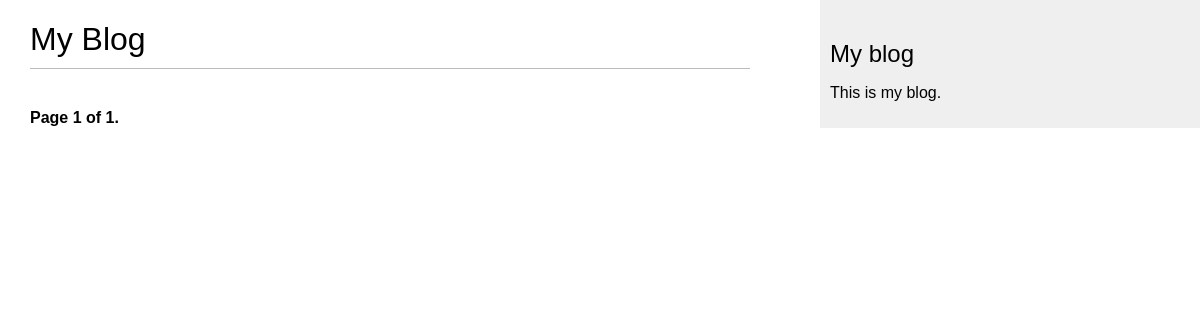
The page /blog/ on the database as committed earlier.
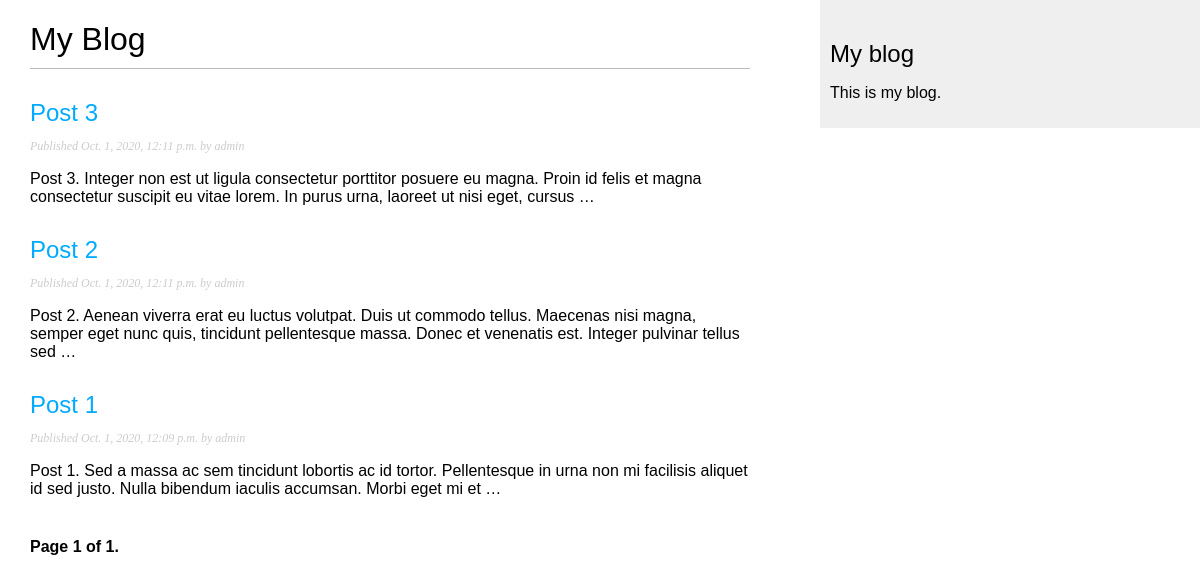
The same page on the database as committed later.
### blog/models.py (models this page shows, shortened)
class Post(models.Model):
    STATUS_CHOICES = (
        ('draft', 'Draft'),
        ('published', 'Published')
    )
    objects = models.Manager()
    published = PublishedManager()
    title = models.CharField(max_length=250)
    slug = models.SlugField(max_length=250, unique_for_date='publish')
    author = models.ForeignKey(
        User,
        related_name='blog_posts',
        on_delete=models.CASCADE
    )
    body = models.TextField()
    publish = models.DateTimeField(default=timezone.now)
    created = models.DateTimeField(auto_now_add=True)
    updated = models.DateTimeField(auto_now=True)
    status = models.CharField(
        max_length=10,
        choices=STATUS_CHOICES,
        default='draft'
    )
    def get_absolute_url(self):
        return reverse(
            'blog:post_detail',
            args=[self.publish.year, self.publish.month,
                  self.publish.day, self.slug]
        )
    class Meta:
        ordering = ('-publish',)

### blog/views.py (the view)
# urls.py: path('', PostListView.as_view(), name='post_list'),
class PostListView(ListView):
    queryset = Post.published.all()
    context_object_name = 'posts'
    paginate_by = 3
    template_name = 'blog/post/list.html'

### blog/templates/blog/post/list.html (shortened to what this page needs)
{% extends 'blog/_base.html' %}
{% block content %}
  <h1>My Blog</h1>
  {% for post in posts %}
    <h2>
      <a href="{{ post.get_absolute_url }}">{{ post.title }}</a>
    </h2>
    <p class="date">
      Published {{ post.publish }} by {{ post.author }}
    </p>
    {{ post.body | truncatewords:30 | linebreaks }}
  {% endfor %}
  {% include 'pagination.html' with page=page_obj %}
{% endblock content %}

### blog/templates/blog/_base.html (shortened to what this page needs)
{% load static %}
<!DOCTYPE html>
<html lang="en">
<head>
  <link rel="stylesheet" href="{% static 'css/blog.css' %}">
</head>
<body>
  <div id="content">
    {% block content %}
    {% endblock content %}
  </div>
  <div id="sidebar">
    <h2>My blog</h2>
    <p>This is my blog.</p>
  </div>
</body>
</html>

### blog/templates/pagination.html (shortened to what this page needs)
<div class="pagination">
  <span class="step-links">
    <span class="current">
      Page {{ page.number }} of {{ page.paginator.num_pages }}.
    </span>
  </span>
</div>

### blog/static/css/blog.css (style rules this page uses)
body { margin:0; padding:0; font-family:helvetica, sans-serif; }
a { color:#00abff; text-decoration:none; }
h1 { font-weight:normal; border-bottom:1px solid #bbb; padding:0 0 10px 0; }
h2 { font-weight:normal; margin:30px 0 0; }
#content { float:left; width:60%; padding:0 0 0 30px; }
#sidebar { float:right; width:30%; padding:10px; background:#efefef; height:100%; }
p.date { color:#ccc; font-family: georgia, serif; font-size: 12px; font-style: italic; }
.pagination { margin:40px 0; font-weight:bold; }

Rows that differ between the two databases and show on the page:
added Post: title "Post 3", publish "Oct. 1, 2020, 12:11 p.m.", author "admin", body "Post 3. Integer non est ut ligula consectetur porttitor posuere eu magna. Proin id felis et magna consectetur suscipit eu vitae lorem. In purus urna, laoreet ut nisi eget, cursus …"
added Post: title "Post 2", publish "Oct. 1, 2020, 12:11 p.m.", author "admin", body "Post 2. Aenean viverra erat eu luctus volutpat. Duis ut commodo tellus. Maecenas nisi magna, semper eget nunc quis, tincidunt pellentesque massa. Donec et venenatis est. Integer pulvinar tellus sed …"
added Post: title "Post 1", publish "Oct. 1, 2020, 12:09 p.m.", author "admin", body "Post 1. Sed a massa ac sem tincidunt lobortis ac id tortor. Pellentesque in urna non mi facilisis aliquet id sed justo. Nulla bibendum iaculis accumsan. Morbi eget mi et …"
